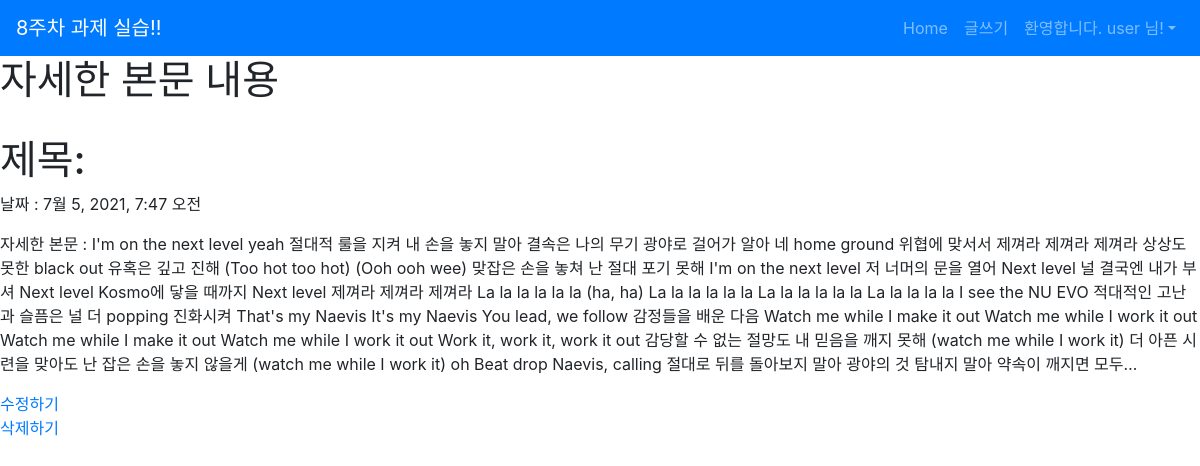
Screenshot of /crudeapp/2 (signed in) with the database file from the repository.
### crudeapp/models.py (models this page shows, shortened)
class Crudeapp(models.Model):
    title = models.CharField(max_length = 200)
    pub_date = models.DateTimeField('data published')
    body = models.TextField()

### crudeapp/views.py (the view)
# urls.py: path('crudeapp/<int:crudeapp_id>', crudeapp.views.detail, name="detail"),
def detail(request, crudeapp_id):
    crudeapp_detail = get_object_or_404(Crudeapp, pk = crudeapp_id)
    return render(request, 'detail.html', {'crudeapp':crudeapp_detail})

### crudeapp/templates/detail.html (shortened to what this page needs)
{% extends 'base.html' %}
{% block content %}
<h1> 자세한 본문 내용 </h1>
<h1> 제목: </h1>
<p> 날짜 : {{crudeapp.pub_date}}</p>
<p> 자세한 본문 : {{crudeapp.body}}</p>
<a href="{% url 'postupdate' crudeapp.id %}">수정하기</a>
<a href="{% url 'postdelete' crudeapp.id %}" onclick="return confirm('정말 삭제하시겠습니까?')">삭제하기</a>
{% endblock %}

### crudeapp/templates/base.html (shortened to what this page needs)
{% load bootstrap4 %}
{% bootstrap_css %}
<nav class="navbar navbar-expand-lg navbar-dark bg-primary">
    <a class="navbar-brand" href="{% url 'home' %}">8주차 과제 실습!!</a>
    <div class="collapse navbar-collapse" id="navbarNav">
        <ul class="navbar-nav ml-auto">
            <li class="nav-item">
                <a class="nav-item nav-link" href="{% url 'home' %}">Home</span></a>
            </li>
            <li class="nav-item">
                <a class="nav-link" href="{% url 'new' %}">글쓰기</a>
            </li>
            {% if user.is_authenticated %}
            <li class="nav-item dropdown">
                <a class="nav-link dropdown-toggle" id="navbarDropdown" role="button" data-toggle="dropdown"
                            aria-haspopup="true" aria-expanded="false">환영합니다. {{ user.username }} 님!</a>
            </li>
            {% endif %}
        </ul>
    </div>
</nav>
{% block content %}
{% endblock %}

### rows the page displays
Crudeapp: pub_date "7월 5, 2021, 7:47 오전", body "I'm on the next level yeah 절대적 룰을 지켜 내 손을 놓지 말아 결속은 나의 무기 광야로 걸어가 알아 네 home ground 위협에 맞서서 제껴라 제껴라 제껴라 상상도 못한 black out 유혹은 깊고 진해 (Too hot too hot) (Ooh ooh wee) 맞잡은 손을 놓쳐 난 절대 포기 못해 I'm on the next level 저 너머의 문을 열어 Next level 널 결국엔 내가 부셔 Next level Kosmo에 닿을 때까지 Next level 제껴라 제껴라 제껴라 La la la la la la (ha, ha) La la la la la la La la la la la la La la la la la I see the NU EVO 적대적인 고난과 슬픔은 널 더 popping 진화시켜 That's my Naevis It's my Naevis You lead, we follow 감정들을 배운 다음 Watch me while I make it out Watch me while I work it out Watch me while I make it out Watch me while I work it out Work it, work it, work it out 감당할 수 없는 절망도 내 믿음을 깨지 못해 (watch me while I work it) 더 아픈 시련을 맞아도 난 잡은 손을 놓지…"

### other values shown
{{ user.username }} "user"
